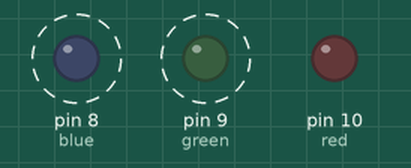
A sketch run on a simulated Arduino Uno, built with avr-gcc and run on an emulated ATmega328P. On the bench: output pins drawn as LEDs (lit = HIGH). Dashed ring = blinking.

Above: at 0.15 s.
At 80.06 s:
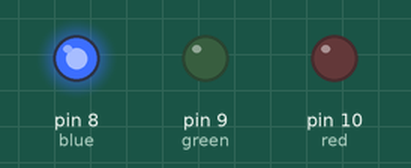
Timing chart, 0 to 80.4 s (numbered marks = the images above):
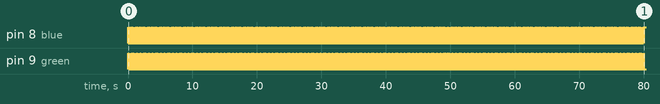

Measured:
- by itself, pin 8 (blue): alternates HIGH for 0.02 s and LOW for 0.05 s
- by itself, pin 9 (green): alternates HIGH for 0.01 s and LOW for 0.05 s

The sketch:

greenBlueRedLeds.ino
```cpp
int red= 10 ;
int green= 9 ;
int blue= 8 ;

int ten= 10;
int fiv= 5;
int fif = 15;

void setup() {

pinMode(red,OUTPUT);
pinMode(green,OUTPUT);
pinMode(blue,OUTPUT);

}

void loop() {
//red light 5 times fast

digitalWrite(red,HIGH);
delay(fiv);
digitalWrite(red,LOW);
delay(fiv);
//green light 10 times slower
digitalWrite(green,HIGH);
delay(ten);
digitalWrite(green,LOW);
delay(ten);
//blue light 15 times slow
digitalWrite(blue,HIGH);
delay(fif);
digitalWrite(blue,LOW);
delay(fif);

}
```
